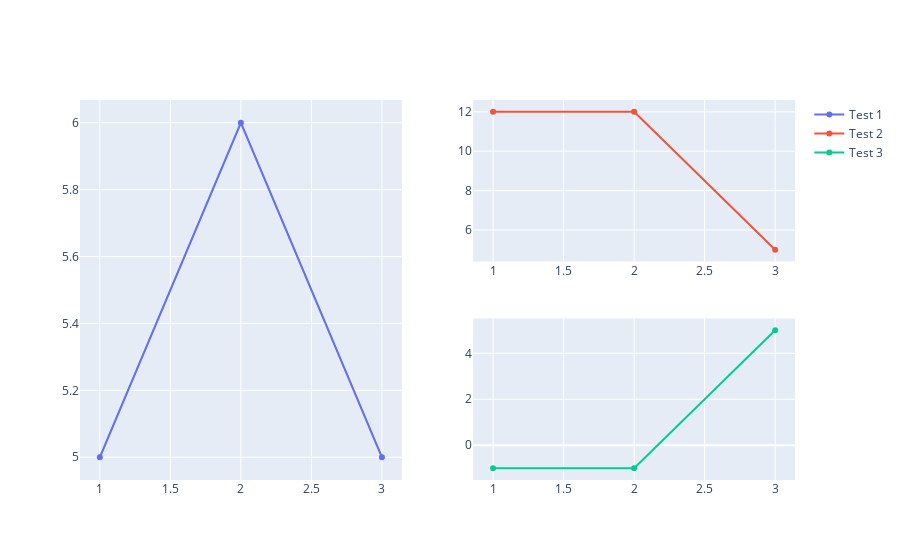

Notebook cell for this chart:
### Code cell
# Using a grid
grid = Grid([[0,1], [0,2]])

grid(line(x=[1,2,3], y=[5,6,5], name="Test 1"))
grid(line(x=[1,2,3], y=[12,12,5], name="Test 2"))
grid(line(x=[1,2,3], y=[-1,-1,5], name="Test 3"))

grid.show()

### Figure 1 — Plotly figure (JSON) as saved in the notebook; plotly's stock layout.template omitted (floating-point values rounded to 4 significant figures)
{"data": [{"name": "Test 1", "type": "scatter", "x": [1, 2, 3], "xaxis": "x", "y": [5, 6, 5], "yaxis": "y"}, {"name": "Test 2", "type": "scatter", "x": [1, 2, 3], "xaxis": "x2", "y": [12, 12, 5], "yaxis": "y2"}, {"name": "Test 3", "type": "scatter", "x": [1, 2, 3], "xaxis": "x3", "y": [-1, -1, 5], "yaxis": "y3"}], "layout": {"xaxis": {"anchor": "y", "domain": [0, 0.45]}, "xaxis2": {"anchor": "y2", "domain": [0.55, 1]}, "xaxis3": {"anchor": "y3", "domain": [0.55, 1]}, "yaxis": {"anchor": "x", "domain": [0, 1]}, "yaxis2": {"anchor": "x2", "domain": [0.575, 1]}, "yaxis3": {"anchor": "x3", "domain": [0, 0.425]}}}
